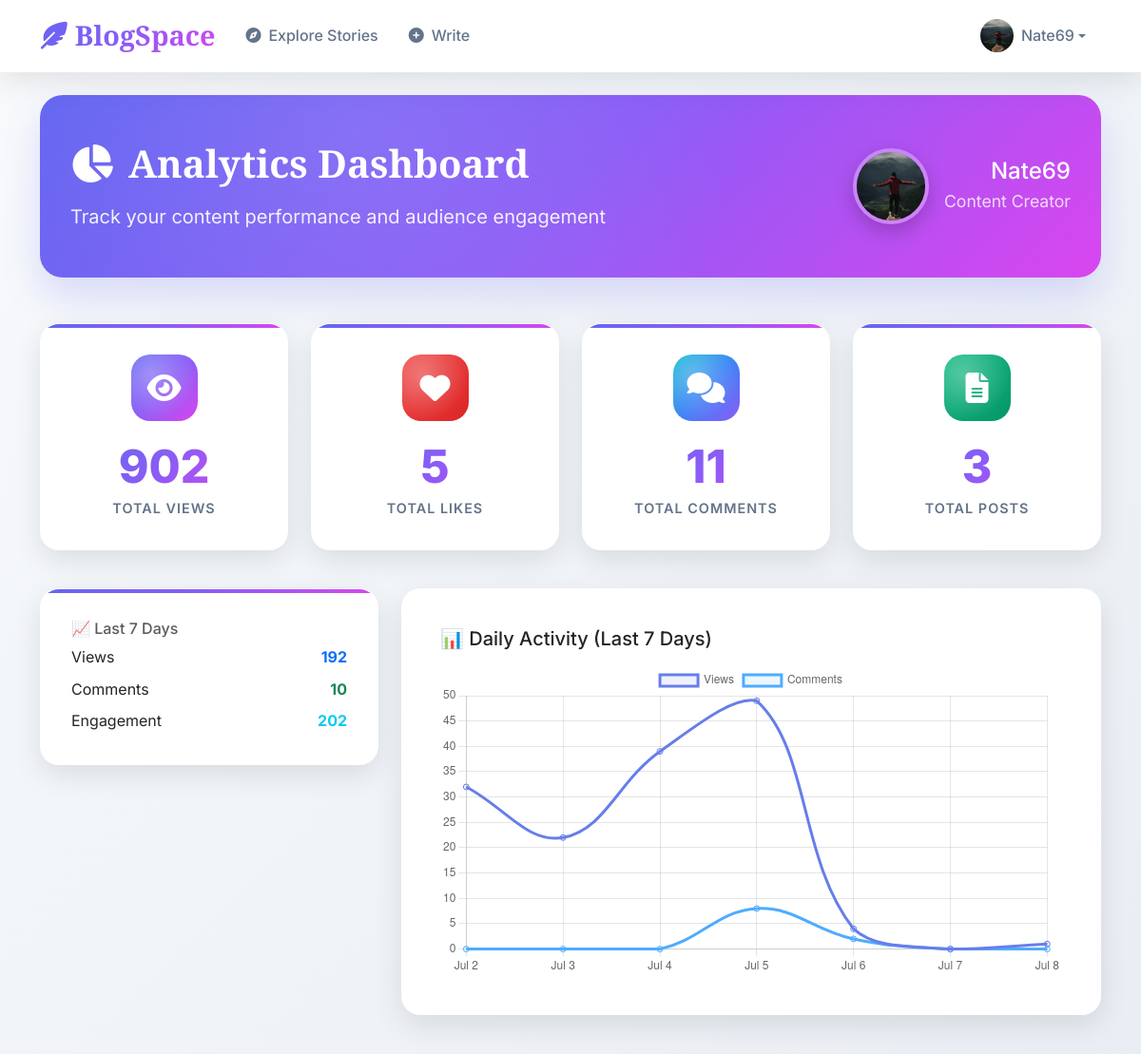
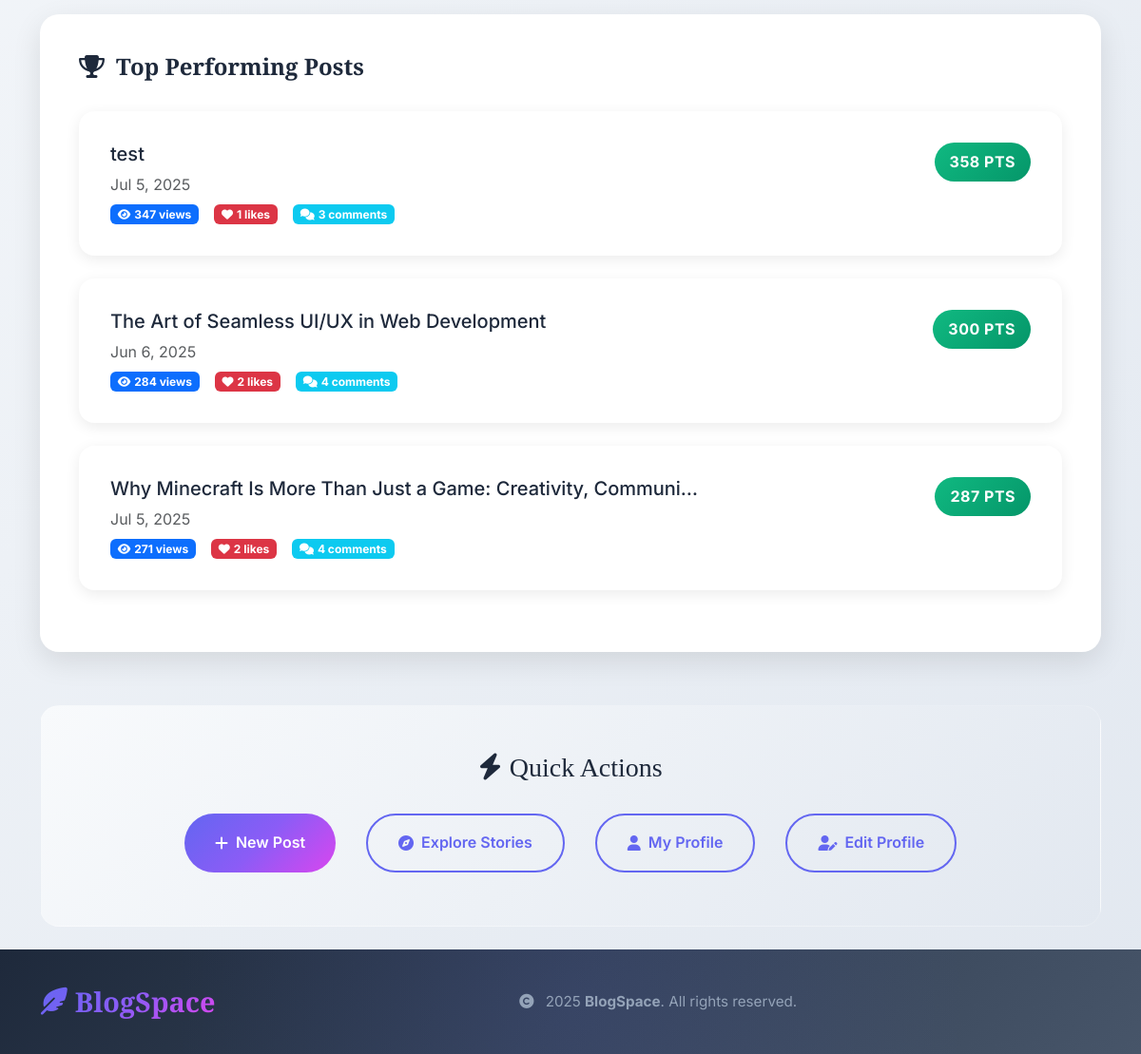
/dashboard/ (signed in), run on the app's committed database (2 pictures, top to bottom).
### blog/models.py (models this page shows, shortened)
class Profile(models.Model):
    user = models.OneToOneField(User, on_delete=models.CASCADE)
    bio = models.TextField(blank=True)
    profile_picture = models.ImageField(upload_to='profile_pics/', blank=True)

class UserAnalytics(models.Model):
    user = models.OneToOneField(User, on_delete=models.CASCADE, related_name="analytics")
    total_post_views = models.PositiveIntegerField(default=0)
    total_likes_received = models.PositiveIntegerField(default=0)
    total_comments_received = models.PositiveIntegerField(default=0)
    total_followers = models.PositiveIntegerField(default=0)
    last_updated = models.DateTimeField(auto_now=True)
    def update_analytics(self):
        self.total_post_views = PostView.objects.filter(post__author=self.user).count()
        self.total_likes_received = PostLike.objects.filter(post__author=self.user).count()
        self.total_comments_received = Comment.objects.filter(post__author=self.user).count()
        followers = PostLike.objects.filter(post__author=self.user).values_list('user', flat=True).distinct()
        self.total_followers = followers.count()
        self.save()

class Post(models.Model):
    title = models.CharField(max_length=255)
    content = models.TextField()
    author = models.ForeignKey(User, on_delete=models.CASCADE)
    tagged_authors = models.ManyToManyField(User, related_name="tagged_posts", blank=True)
    tags = models.ManyToManyField(Tag, blank=True)
    image = models.ImageField(upload_to='post_images/', blank=True)  # New image field
    created_at = models.DateTimeField(auto_now_add=True)
    updated_at = models.DateTimeField(auto_now=True)
    likes = models.ManyToManyField(User, related_name="liked_posts", blank=True)
    def total_likes(self):
        return self.likes.count()

### blog/views.py (the view)
# urls.py: path('dashboard/', dashboard, name='dashboard'),
@login_required
def dashboard(request):
    user = request.user
    analytics, created = UserAnalytics.objects.get_or_create(user=user)
    analytics.update_analytics()
    user_posts = Post.objects.filter(author=user).order_by('-created_at')
    today = timezone.now().date()
    last_7_days = today - timedelta(days=7)
    last_30_days = today - timedelta(days=30)
    recent_views = PostView.objects.filter(
        post__author=user,
        viewed_at__date__gte=last_7_days
    ).count()
    recent_likes = PostLike.objects.filter(
        post__author=user,
        created_at__date__gte=last_7_days
    ).count()
    recent_comments = 0
    for post in user_posts:
        recent_comments += post.comments.filter(
            created_at__date__gte=last_7_days
        ).count()
    top_posts = []
    for post in user_posts[:10]:  # Limit to recent posts
        views_count = post.views.count()
        likes_count = post.total_likes()
        comments_count = post.comments.count()
        top_posts.append({
            'post': post,
            'views': views_count,
            'likes': likes_count,
            'comments': comments_count,
            'engagement': views_count + likes_count * 2 + comments_count * 3
        })
    top_posts.sort(key=lambda x: x['engagement'], reverse=True)
    top_posts = top_posts[:5]  # Top 5 posts
    daily_data = []
    for i in range(7):
        date = today - timedelta(days=i)
        day_views = PostView.objects.filter(
            post__author=user,
            viewed_at__date=date
        ).count()
        day_likes = PostLike.objects.filter(
            post__author=user,
            created_at__date=date
        ).count()
        day_comments = 0
        for post in user_posts:
            day_comments += post.comments.filter(
                created_at__date=date
            ).count()
        daily_data.append({
            'date': date,
            'views': day_views,
            'likes': day_likes,
            'comments': day_comments
        })
    daily_data.reverse()  # Show oldest to newest
    visitor_data = PostView.objects.filter(
        post__author=user
    ).values('ip_address').annotate(
        views=Count('id')
    ).order_by('-views')[:10]
    context = {
        'analytics': analytics,
        'user_posts': user_posts,
        'recent_views': recent_views,
        'recent_likes': recent_likes,
        'recent_comments': recent_comments,
        'top_posts': top_posts,
        'daily_data': daily_data,
        'visitor_data': visitor_data,
        'total_posts': user_posts.count(),
    }
    return render(request, "blog/dashboard.html", context)

### blog/templates/blog/dashboard.html (shortened to what this page needs)
{% extends "blog/base.html" %}
{% block content %}
<div class="dashboard-header">
    <div class="content">
        <div class="row align-items-center">
            <div class="col-md-8">
                <h1 class="mb-3" style="font-family: 'Playfair Display', serif; font-size: 2.5rem; font-weight: 700;">
                    <i class="fas fa-chart-pie me-3"></i>Analytics Dashboard
                </h1>
                <p class="mb-0 fs-5" style="opacity: 0.9;">
                    Track your content performance and audience engagement
                </p>
            </div>
            <div class="col-md-4 text-end">
                <div class="d-flex align-items-center justify-content-end">
                    {% if user.profile.profile_picture %}
                        <img src="{{ user.profile.profile_picture.url }}" class="rounded-circle me-3" width="80" height="80" style="object-fit: cover; border: 4px solid rgba(255,255,255,0.3); box-shadow: 0 8px 20px rgba(0,0,0,0.2);">
                    {% endif %}
                    <div>
                        <h4 class="mb-1">{{ user.username }}</h4>
                        <p class="mb-0" style="opacity: 0.8; font-size: 1.1rem;">Content Creator</p>
                    </div>
                </div>
            </div>
        </div>
    </div>
</div>
<div class="row mb-4">
    <div class="col-md-3 mb-3">
        <div class="stat-card text-center">
            <div class="metric-icon icon-views mx-auto">
                <i class="fas fa-eye text-white"></i>
            </div>
            <div class="stat-number">{{ analytics.total_post_views }}</div>
            <div class="stat-label">Total Views</div>
        </div>
    </div>
    <div class="col-md-3 mb-3">
        <div class="stat-card text-center">
            <div class="metric-icon icon-likes mx-auto">
                <i class="fas fa-heart text-white"></i>
            </div>
            <div class="stat-number">{{ analytics.total_likes_received }}</div>
            <div class="stat-label">Total Likes</div>
        </div>
    </div>
    <div class="col-md-3 mb-3">
        <div class="stat-card text-center">
            <div class="metric-icon icon-comments mx-auto">
                <i class="fas fa-comments text-white"></i>
            </div>
            <div class="stat-number">{{ analytics.total_comments_received }}</div>
            <div class="stat-label">Total Comments</div>
        </div>
    </div>
    <div class="col-md-3 mb-3">
        <div class="stat-card text-center">
            <div class="metric-icon icon-posts mx-auto">
                <i class="fas fa-file-alt text-white"></i>
            </div>
            <div class="stat-number">{{ total_posts }}</div>
            <div class="stat-label">Total Posts</div>
        </div>
    </div>
</div>
<div class="row mb-4">
    <div class="col-md-4 mb-3">
        <div class="stat-card">
            <h6 class="text-muted mb-2">📈 Last 7 Days</h6>
            <div class="d-flex justify-content-between align-items-center mb-2">
                <span>Views</span>
                <strong class="text-primary">{{ recent_views }}</strong>
            </div>
            <div class="d-flex justify-content-between align-items-center mb-2">
                <span>Comments</span>
                <strong class="text-success">{{ recent_comments }}</strong>
            </div>
            <div class="d-flex justify-content-between align-items-center">
                <span>Engagement</span>
                <strong class="text-info">{{ recent_views|add:recent_comments }}</strong>
            </div>
        </div>
    </div>
    <div class="col-md-8">
        <div class="chart-container">
            <h5 class="mb-3">📊 Daily Activity (Last 7 Days)</h5>
            <canvas id="activityChart" width="400" height="200"></canvas>
        </div>
    </div>
</div>
<div class="row">
    <div class="col-12 mb-4">
        <div class="chart-container">
            <h3 class="chart-title">
                <i class="fas fa-trophy"></i>
                Top Performing Posts
            </h3>
            {% for item in top_posts %}
                <div class="post-item">
                    <div class="d-flex justify-content-between align-items-start">
                        <div class="flex-grow-1">
                            <h5 class="mb-2">
                                <a href="{% url 'post_detail' item.post.id %}" class="text-decoration-none" style="color: #1e293b;">
                                    {{ item.post.title|truncatechars:60 }}
                                </a>
                            </h5>
                            <p class="text-muted mb-2">{{ item.post.created_at|date:"M j, Y" }}</p>
                            <div class="d-flex gap-3">
                                <span class="badge bg-primary">
                                    <i class="fas fa-eye me-1"></i>{{ item.views }} views
                                </span>
                                <span class="badge bg-danger">
                                    <i class="fas fa-heart me-1"></i>{{ item.likes }} likes
                                </span>
                                <span class="badge bg-info">
                                    <i class="fas fa-comments me-1"></i>{{ item.comments }} comments
                                </span>
                            </div>
                        </div>
                        <div class="text-end">
                            <div class="engagement-score" style="font-size: 1rem; padding: 0.5rem 1rem;">
                                {{ item.engagement }} pts
                            </div>
                        </div>
                    </div>
                </div>
            {% endfor %}
        </div>
    </div>
</div>
<div class="row">
    <div class="col-12">
        <div class="quick-actions">
            <h3 class="mb-4" style="font-family: 'Playfair Display', serif; color: #1e293b;">
                <i class="fas fa-bolt me-2"></i>Quick Actions
            </h3>
            <div class="d-flex flex-wrap justify-content-center gap-3">
                <a href="{% url 'create_post' %}" class="action-btn">
                    <i class="fas fa-plus"></i>
                    <span>New Post</span>
                </a>
                <a href="{% url 'posts_page' %}" class="action-btn-outline action-btn">
                    <i class="fas fa-compass"></i>
                    <span>Explore Stories</span>
                </a>
                <a href="{% url 'author_profile' user.username %}" class="action-btn-outline action-btn">
                    <i class="fas fa-user"></i>
                    <span>My Profile</span>
                </a>
                <a href="{% url 'edit_profile' %}" class="action-btn-outline action-btn">
                    <i class="fas fa-user-edit"></i>
                    <span>Edit Profile</span>
                </a>
            </div>
        </div>
    </div>
</div>
<script>
    // Activity Chart
    const ctx = document.getElementById('activityChart').getContext('2d');
    const activityChart = new Chart(ctx, {
        type: 'line',
        data: {
            labels: [
                {% for day in daily_data %}
                    '{{ day.date|date:"M j" }}'{% if not forloop.last %},{% endif %}
                {% endfor %}
            ],
            datasets: [{
                label: 'Views',
                data: [
                    {% for day in daily_data %}
                        {{ day.views }}{% if not forloop.last %},{% endif %}
                    {% endfor %}
                ],
                borderColor: '#667eea',
                backgroundColor: 'rgba(102, 126, 234, 0.1)',
                tension: 0.4
            }, {
                label: 'Comments',
                data: [
                    {% for day in daily_data %}
                        {{ day.comments }}{% if not forloop.last %},{% endif %}
                    {% endfor %}
                ],
                borderColor: '#4facfe',
                backgroundColor: 'rgba(79, 172, 254, 0.1)',
                tension: 0.4
            }]
        },
        options: {
            responsive: true,
            plugins: {
                legend: {
                    position: 'top',
                }
            },
            scales: {
                y: {
                    beginAtZero: true
                }
            }
        }
    });
</script>
{% endblock %}

### blog/templates/blog/base.html (shortened to what this page needs)
<!DOCTYPE html>
<html lang="en">
<head>
    <link href="https://cdn.jsdelivr.net/npm/bootstrap@5.3.0/dist/css/bootstrap.min.css" rel="stylesheet">
    <link rel="stylesheet" href="https://cdnjs.cloudflare.com/ajax/libs/font-awesome/6.4.0/css/all.min.css">
</head>
<body>
    <nav class="navbar navbar-expand-lg modern-navbar">
        <div class="container">
            <a class="navbar-brand" href="{% url 'home' %}">
                <i class="fas fa-feather-alt me-2"></i>BlogSpace
            </a>
            <div class="collapse navbar-collapse" id="navbarNav">
                <ul class="navbar-nav me-auto d-none d-lg-flex">
                    <li class="nav-item">
                        <a class="nav-link" href="{% url 'posts_page' %}">
                            <i class="fas fa-compass me-2"></i>Explore Stories
                        </a>
                    </li>
                    {% if user.is_authenticated %}
                        <li class="nav-item">
                            <a class="nav-link" href="{% url 'create_post' %}">
                                <i class="fas fa-plus-circle me-2"></i>Write
                            </a>
                        </li>
                    {% endif %}
                </ul>
                <ul class="navbar-nav ms-auto">
                    {% if user.is_authenticated %}
                        <li class="nav-item dropdown">
                            <a class="nav-link dropdown-toggle d-flex align-items-center" id="userDropdown" data-bs-toggle="dropdown" role="button" aria-expanded="false">
                                {% if user.profile.profile_picture %}
                                    <img src="{{ user.profile.profile_picture.url }}" class="rounded-circle me-2 profile-img" width="35" height="35" alt="Profile Picture">
                                {% else %}
                                    <div class="rounded-circle me-2 profile-img d-flex align-items-center justify-content-center" style="width: 35px; height: 35px; background: var(--primary-gradient); color: white; font-weight: bold;">
                                        {{ user.username|first|upper }}
                                    </div>
                                {% endif %}
                                <span class="d-none d-md-inline">{{ user.username }}</span>
                            </a>
                        </li>
                    {% endif %}
                </ul>
            </div>
        </div>
    </nav>
    <main class="container py-4">
        {% block content %}{% endblock %}
    </main>
    <footer class="modern-footer">
        <div class="container">
            <div class="footer-content">
                <a href="{% url 'home' %}" class="footer-brand">
                    <i class="fas fa-feather-alt me-2"></i>BlogSpace
                </a>
                <div class="footer-copyright">
                    <i class="fas fa-copyright me-2"></i>
                    2025 <strong>BlogSpace</strong>. All rights reserved.
                </div>
            </div>
        </div>
    </footer>
</body>
</html>

### data on the page
UserAnalytics: total_post_views "902", total_likes_received "5", total_comments_received "11"
Post: post "test", post.created_at "Jul 5, 2025", views "347", likes "1", comments "3", engagement "358"
Post: post "The Art of Seamless UI/UX in Web Development", post.created_at "Jun 6, 2025", views "284", likes "2", comments "4", engagement "300"
Post: post "Why Minecraft Is More Than Just a Game: Creativity, Communi…", post.created_at "Jul 5, 2025", views "271", likes "2", comments "4", engagement "287"

### other printed values
{{ user.username }} "Nate69"
{{ total_posts }} "3"
{{ recent_views }} "192"
{{ recent_comments }} "10"
{{ recent_views|add:recent_comments }} "202"
chart data {{ day.views }} 32, 22, 39, 49, 4, 0, 1
chart data {{ day.comments }} 0, 0, 0, 8, 2, 0, 0
